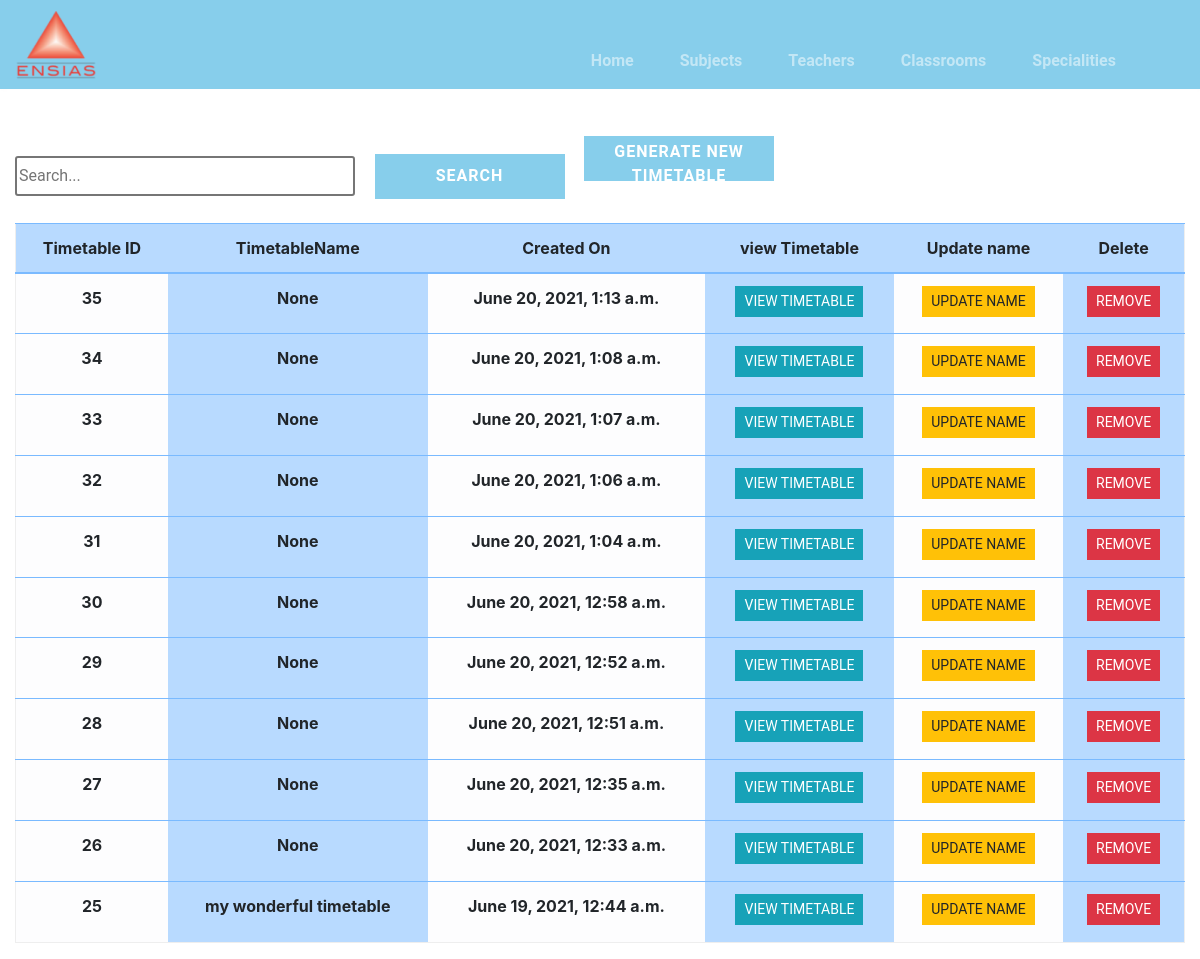
The app's page /timetable/list, older data.
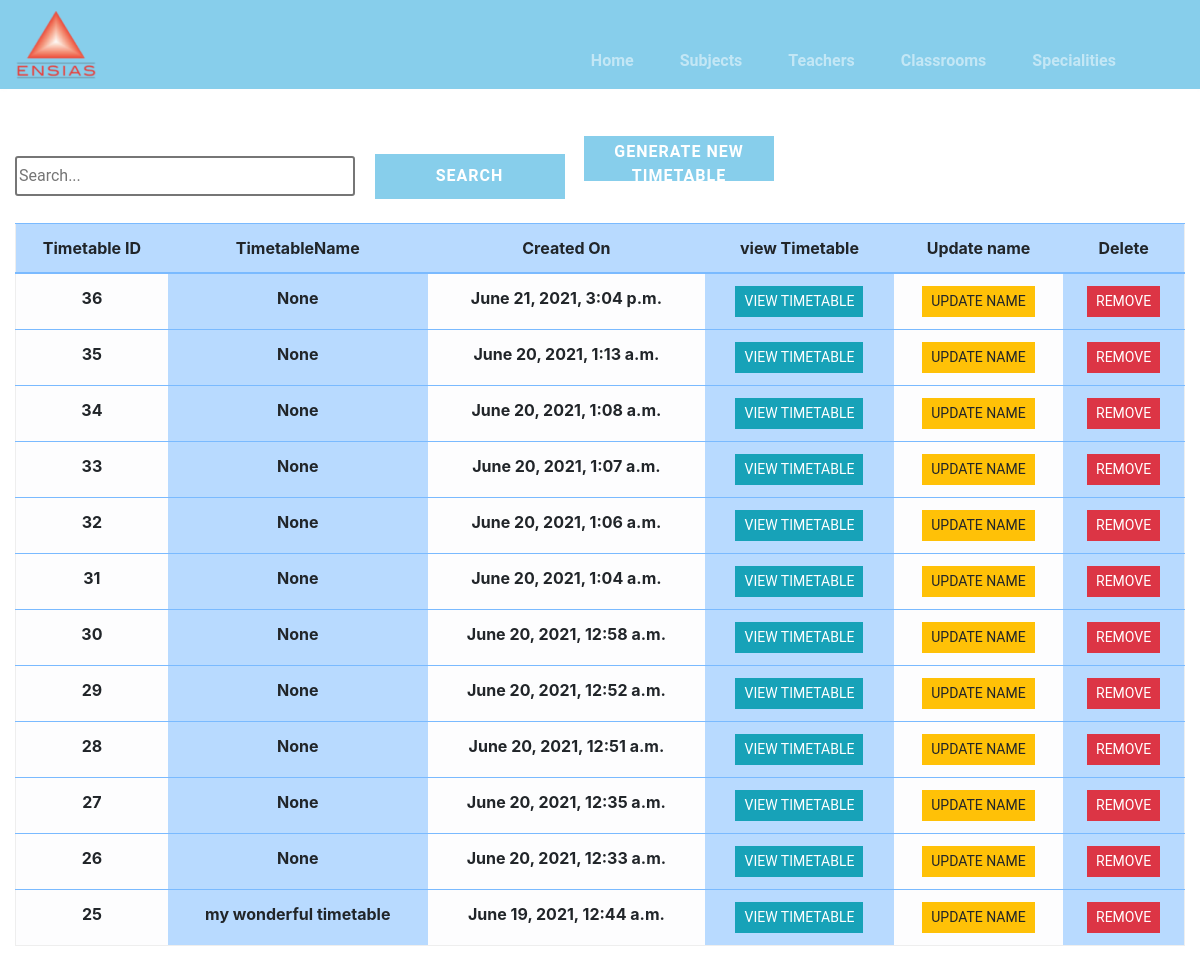
The same page, newer data.
### timetableCSP/models.py (models this page shows, shortened)
class TimeTable(models.Model):
    timetable_id = models.AutoField(primary_key=True)
    timetable_name = models.CharField(max_length=2000, null=True)
    date_creation = models.DateTimeField(auto_now_add=True,null=True)

### timetableCSP/views.py (the view)
# urls.py: path('timetable/list', views.timetablesList, name='list-timetable'),
def timetablesList(request):
    timetables = TimeTable.objects.all().order_by('-date_creation')
    context = {'timetables': timetables}
    return render(request, 'listTimetables.html', context)

### templates/listTimetables.html (shortened to what this page needs)
{% extends 'main.html' %}
{% load static %}
{% block content %}
    <div class="container-fluid">
    <div class="search">
        <input type="text" class="searchbox" placeholder="Search...">
        <input type="submit" value="Search" class="searchButton">
        <a href="{% url 'generate-timetable' %}"><button class="searchButton">Generate New Timetable </button></a>
    </div>
	<div class="table-responsive-lg">
        <table class="table-primary">
        <table class="table table-primary table-hover">
            <thead class="thead-primary">
			<tr>
                <div class="header__item filter__link" >
                   <th scope="col" class="text-center">Timetable ID</th>
                </div>
                <div class="header__item filter__link">
                  <th class="text-center" scope="col">TimetableName</th>
                </div>
                <div class="header__item filter__link">
                   <th class="text-center" scope="col">Created On</th>
                </div>
               <div class="header__item filter__link">
                    <th class="text-center" scope="col"> view Timetable</th>
                </div>
                <div class="header__item filter__link">
                    <th class="text-center" scope="col"> Update name</th>
                </div>
                <div class="header__item filter__link">
                     <th class="text-center" scope="col">Delete</th>
                </div>
			</tr>
            </thead>
                {% for timetable in timetables %}
				<tr>
                        <th scope="row" class="table-light text-center">{{ timetable.timetable_id}}</th>
						<th scope="row" class="table-primary text-center"  >{{ timetable.timetable_name}}</th>
						<th scope="row" class="table-light text-center"> {{ timetable.date_creation }}</th>
                        <th scope="row" class="table-primary text-center"> <a href="{% url 'timetable' timetable.timetable_id %}" class="btn btn-sm btn-info">View Timetable</a></th>
                        <th scope="row" class="table-light text-center"> <a href="{% url 'update-timetable' timetable.timetable_id%}" class="btn btn-sm btn-warning">Update Name</a></th>
                        <th scope="row" class="table-primary text-center"> <a href="{% url 'delete-timetable' timetable.timetable_id %}" class="btn btn-sm btn-danger" >Remove</a></th>
					</tr>
                {% endfor %}
        </table>
</div>
    </div>
{% endblock %}

Row changes from the older to the newer data that the page shows:
added TimeTable: timetable_id "36", timetable_name "None", date_creation "June 21, 2021, 3:04 p.m."
